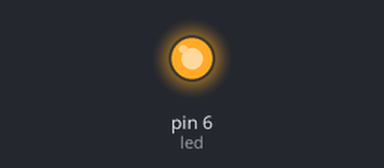
Recording of a sketch running on a simulated Arduino Uno, built with avr-gcc and run on an emulated ATmega328P. Parts: output pins drawn as LEDs (lit = HIGH). No radio packets arrive unless stated.

Above: at 0.1 s.
At 1.1 s:
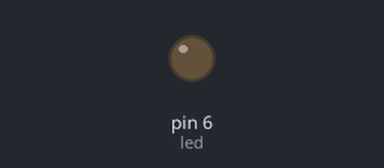
Timing chart, 0 to 2.6 s (numbered marks = the images above):
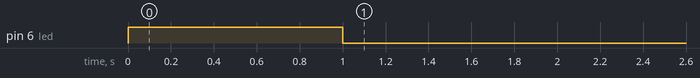

The sketch:

read.ino
```cpp
#include <SPI.h>
#include <nRF24L01.h>
#include <RF24.h> // https://github.com/maniacbug/RF24


#include <Wire.h>

#define led 6
long previousMillis = 0;

RF24 radio(9, 10); // CE, CSN

const uint64_t pipe = 0xF0F0F0F0E1LL; // индитификатор передачи, "труба"


void setup(){
  pinMode(led, OUTPUT);
  digitalWrite(led, HIGH);

  radio.begin();
  delay(5);
  //radio.setChannel(100);
  //radio.setDataRate(RF24_250KBPS);
  //radio.setPALevel(RF24_PA_HIGH);
  radio.openReadingPipe(1,pipe); // открываем первую трубу с индитификатором "pipe"
  radio.startListening(); // включаем приемник, начинаем слушать трубу
  delay(20);

}


void loop()
{
  float data[2];
  if(millis() - previousMillis > 1000){
    previousMillis = millis();
    digitalWrite(led, LOW);


    if (radio.available()){ // проверяем не пришло ли чего в буфер.
      bool done = false;
      while (!done)
      {
        done = radio.read(data, sizeof(data)); // читаем данные и указываем сколько байт читать
        digitalWrite(led, HIGH);
      }
        radio.stopListening();
        radio.startListening();
    }
  }
}
```

Measured:
- by itself, pin 6 (led): HIGH → LOW at 1.0 s
